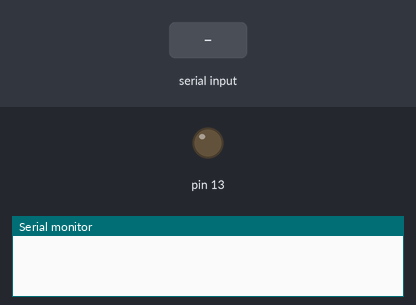
Bench run of a sketch on a simulated Arduino Uno, built with avr-gcc and run on an emulated ATmega328P. On the bench: output pins drawn as LEDs (lit = HIGH), the last lines printed to the serial monitor. Inputs (shaded band) come from the test bench.

Above: at 1.2 s.
1.3 s: "a" received over Serial
At 1.8 s:
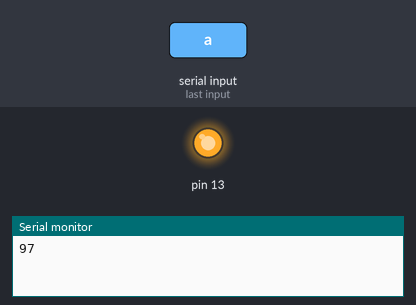
2.8 s: "b" received over Serial
At 4.2 s:
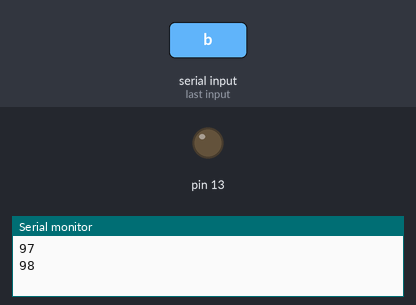
Timing chart, 0 to 5.8 s (numbered marks = the images above; inputs shaded):
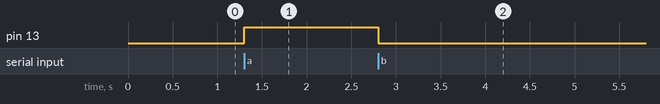

The sketch:

arduino.ino
```cpp
void setup() {
  // put your setup code here, to run once:
  Serial.begin(9600);
  pinMode(13, OUTPUT);
}

void loop() {
  // put your main code here, to run repeatedly:
  if (Serial.available()>0){
    int data = Serial.read();
    Serial.println(data);
    if (data==97){ // a
      digitalWrite(13, HIGH);
    }else if (data==98){ // b
      digitalWrite(13, LOW);
    }
  }
}
```

Measured:
- after the input at 1.3 s, pin 13: LOW → HIGH at once
- after the input at 2.8 s, pin 13: HIGH → LOW at once
